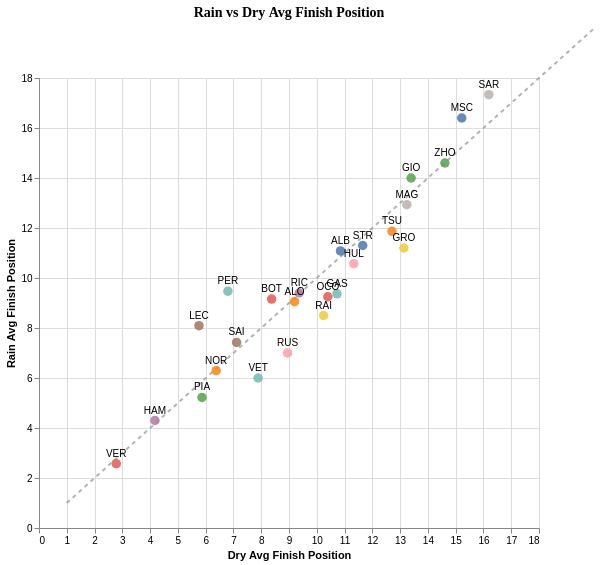

This figure's notebook cell:
### Markdown cell above
#### Rain vs Dry Finish Position 

Drivers with points above the diagonal perform **worse** in raiin and drivers with points below perform **better** in rain.

### Code cell
# Diagonal reference line (y = x)
ref_line = alt.Chart(pd.DataFrame({'x': [1, 20], 'y': [1, 20]})).mark_line(
    color='gray', strokeDash=[4, 4], opacity=0.6
).encode(x='x:Q', y='y:Q')

scatter = alt.Chart(comp).mark_circle(size=90, opacity=0.85).encode(
    x=alt.X('DryAvgFinishPosition:Q', title='Dry Avg Finish Position',
            scale=alt.Scale(domain=[1, 18])),
    y=alt.Y('RainAvgFinishPosition:Q', title='Rain Avg Finish Position',
            scale=alt.Scale(domain=[1, 18])),
    color=alt.Color('Driver:N', legend=None), 
    tooltip=['Driver',
             alt.Tooltip('RainAvgFinishPosition:Q', format='.2f'),
             alt.Tooltip('DryAvgFinishPosition:Q', format='.2f'),
             alt.Tooltip('FinishPosDelta:Q', format='.2f', title='Rain Delta')]
)

labels = alt.Chart(comp).mark_text(dy=-10, fontSize=10).encode(
    x='DryAvgFinishPosition:Q',
    y='RainAvgFinishPosition:Q',
    text='Driver:N'
)

chart2 = (ref_line + scatter + labels).properties(
    title='Rain vs Dry Avg Finish Position',
    width=500,
    height=450
).configure_title(fontSize=14, font='Calibri')

chart2

### Figure 1 — Vega-Lite specification as saved in the notebook (floating-point values rounded to 4 significant figures)
{"config": {"view": {"continuousWidth": 300, "continuousHeight": 300}, "title": {"font": "Calibri", "fontSize": 14}}, "layer": [{"data": {"name": "data-82bfb94e649be97fdbae40a359af8884"}, "mark": {"type": "line", "color": "gray", "opacity": 0.6, "strokeDash": [4, 4]}, "encoding": {"x": {"field": "x", "type": "quantitative"}, "y": {"field": "y", "type": "quantitative"}}}, {"data": {"name": "data-5dce32751b286132140e5e9e79bfdfa8"}, "mark": {"type": "circle", "opacity": 0.85, "size": 90}, "encoding": {"color": {"field": "Driver", "legend": null, "type": "nominal"}, "tooltip": [{"field": "Driver", "type": "nominal"}, {"field": "RainAvgFinishPosition", "format": ".2f", "type": "quantitative"}, {"field": "DryAvgFinishPosition", "format": ".2f", "type": "quantitative"}, {"field": "FinishPosDelta", "format": ".2f", "title": "Rain Delta", "type": "quantitative"}], "x": {"field": "DryAvgFinishPosition", "scale": {"domain": [1, 18]}, "title": "Dry Avg Finish Position", "type": "quantitative"}, "y": {"field": "RainAvgFinishPosition", "scale": {"domain": [1, 18]}, "title": "Rain Avg Finish Position", "type": "quantitative"}}}, {"data": {"name": "data-5dce32751b286132140e5e9e79bfdfa8"}, "mark": {"type": "text", "dy": -10, "fontSize": 10}, "encoding": {"text": {"field": "Driver", "type": "nominal"}, "x": {"field": "DryAvgFinishPosition", "type": "quantitative"}, "y": {"field": "RainAvgFinishPosition", "type": "quantitative"}}}], "height": 450, "title": "Rain vs Dry Avg Finish Position", "width": 500, "$schema": "https://vega.github.io/schema/vega-lite/v6.1.0.json", "datasets": {"data-82bfb94e649be97fdbae40a359af8884": [{"x": 1, "y": 1}, {"x": 20, "y": 20}], "data-5dce32751b286132140e5e9e79bfdfa8": [{"Driver": "VER", "RainRacesEntered": 21, "RainAvgFinishPosition": 2.571, "RainAvgPositionsGained": 1.476, "RainDNFCount": 1, "RainWins": 11, "RainPodiums": 17, "RainTotalLapsLed": 105, "RainDNFRate": 0.04762, "DryRacesEntered": 164, "DryAvgFinishPosition": 2.78, "DryAvgPositionsGained": 0.8293, "DryDNFCount": 11, "DryWins": 67, "DryPodiums": 120, "DryTotalLapsLed": 3035, "DryDNFRate": 0.06707, "FinishPosDelta": -0.2091, "PositionsGainedDelta": 0.6469, "DNFRateDelta": -0.01945}, {"Driver": "HAM", "RainRacesEntered": 20, "RainAvgFinishPosition": 4.3, "RainAvgPositionsGained": 0.35, "RainDNFCount": 2, "RainWins": 5, "RainPodiums": 9, "RainTotalLapsLed": 125, "RainDNFRate": 0.1, "DryRacesEntered": 167, "DryAvgFinishPosition": 4.174, "DryAvgPositionsGained": 1.15, "DryDNFCount": 7, "DryWins": 39, "DryPodiums": 84, "DryTotalLapsLed": 1507, "DryDNFRate": 0.04192, "FinishPosDelta": 0.1263, "PositionsGainedDelta": -0.7997, "DNFRateDelta": 0.05808}, {"Driver": "PIA", "RainRacesEntered": 9, "RainAvgFinishPosition": 5.222, "RainAvgPositionsGained": 0.0, "RainDNFCount": 1, "RainWins": 2, "RainPodiums": 3, "RainTotalLapsLed": 2, "RainDNFRate": 0.1111, "DryRacesEntered": 68, "DryAvgFinishPosition": 5.868, "DryAvgPositionsGained": -0.07353, "DryDNFCount": 2, "DryWins": 9, "DryPodiums": 26, "DryTotalLapsLed": 496, "DryDNFRate": 0.02941, "FinishPosDelta": -0.6454, "PositionsGainedDelta": 0.07353, "DNFRateDelta": 0.0817}, {"Driver": "VET", "RainRacesEntered": 11, "RainAvgFinishPosition": 6.0, "RainAvgPositionsGained": 3.182, "RainDNFCount": 3, "RainWins": 0, "RainPodiums": 3, "RainTotalLapsLed": 0, "RainDNFRate": 0.2727, "DryRacesEntered": 98, "DryAvgFinishPosition": 7.888, "DryAvgPositionsGained": 0.3469, "DryDNFCount": 9, "DryWins": 9, "DryPodiums": 25, "DryTotalLapsLed": 420, "DryDNFRate": 0.09184, "FinishPosDelta": -1.888, "PositionsGainedDelta": 2.835, "DNFRateDelta": 0.1809}, {"Driver": "NOR", "RainRacesEntered": 17, "RainAvgFinishPosition": 6.294, "RainAvgPositionsGained": 1.471, "RainDNFCount": 1, "RainWins": 1, "RainPodiums": 7, "RainTotalLapsLed": 28, "RainDNFRate": 0.05882, "DryRacesEntered": 148, "DryAvgFinishPosition": 6.378, "DryAvgPositionsGained": 0.2568, "DryDNFCount": 10, "DryWins": 12, "DryPodiums": 48, "DryTotalLapsLed": 578, "DryDNFRate": 0.06757, "FinishPosDelta": -0.08426, "PositionsGainedDelta": 1.214, "DNFRateDelta": -0.008744}, {"Driver": "RUS", "RainRacesEntered": 18, "RainAvgFinishPosition": 7.0, "RainAvgPositionsGained": -0.5, "RainDNFCount": 3, "RainWins": 0, "RainPodiums": 5, "RainTotalLapsLed": 32, "RainDNFRate": 0.1667, "DryRacesEntered": 150, "DryAvgFinishPosition": 8.947, "DryAvgPositionsGained": 0.5733, "DryDNFCount": 16, "DryWins": 6, "DryPodiums": 24, "DryTotalLapsLed": 310, "DryDNFRate": 0.1067, "FinishPosDelta": -1.947, "PositionsGainedDelta": -1.073, "DNFRateDelta": 0.06}, {"Driver": "SAI", "RainRacesEntered": 19, "RainAvgFinishPosition": 7.421, "RainAvgPositionsGained": 0.9474, "RainDNFCount": 3, "RainWins": 0, "RainPodiums": 2, "RainTotalLapsLed": 2, "RainDNFRate": 0.1579, "DryRacesEntered": 159, "DryAvgFinishPosition": 7.113, "DryAvgPositionsGained": 0.2642, "DryDNFCount": 11, "DryWins": 4, "DryPodiums": 27, "DryTotalLapsLed": 253, "DryDNFRate": 0.06918, "FinishPosDelta": 0.3078, "PositionsGainedDelta": 0.6832, "DNFRateDelta": 0.08871}, {"Driver": "LEC", "RainRacesEntered": 22, "RainAvgFinishPosition": 8.091, "RainAvgPositionsGained": -0.5455, "RainDNFCount": 5, "RainWins": 0, "RainPodiums": 5, "RainTotalLapsLed": 8, "RainDNFRate": 0.2273, "DryRacesEntered": 161, "DryAvgFinishPosition": 5.758, "DryAvgPositionsGained": 0.1491, "DryDNFCount": 14, "DryWins": 12, "DryPodiums": 54, "DryTotalLapsLed": 747, "DryDNFRate": 0.08696, "FinishPosDelta": 2.333, "PositionsGainedDelta": -0.6945, "DNFRateDelta": 0.1403}, {"Driver": "RAI", "RainRacesEntered": 8, "RainAvgFinishPosition": 8.5, "RainAvgPositionsGained": 1.0, "RainDNFCount": 1, "RainWins": 0, "RainPodiums": 3, "RainTotalLapsLed": 0, "RainDNFRate": 0.125, "DryRacesEntered": 77, "DryAvgFinishPosition": 10.25, "DryAvgPositionsGained": 0.8052, "DryDNFCount": 9, "DryWins": 1, "DryPodiums": 12, "DryTotalLapsLed": 54, "DryDNFRate": 0.1169, "FinishPosDelta": -1.747, "PositionsGainedDelta": 0.1948, "DNFRateDelta": 0.008117}, {"Driver": "ALO", "RainRacesEntered": 19, "RainAvgFinishPosition": 9.053, "RainAvgPositionsGained": 0.0, "RainDNFCount": 3, "RainWins": 0, "RainPodiums": 2, "RainTotalLapsLed": 0, "RainDNFRate": 0.1579, "DryRacesEntered": 130, "DryAvgFinishPosition": 9.2, "DryAvgPositionsGained": 0.2769, "DryDNFCount": 19, "DryWins": 0, "DryPodiums": 8, "DryTotalLapsLed": 4, "DryDNFRate": 0.1462, "FinishPosDelta": -0.1474, "PositionsGainedDelta": -0.2769, "DNFRateDelta": 0.01174}, {"Driver": "BOT", "RainRacesEntered": 19, "RainAvgFinishPosition": 9.158, "RainAvgPositionsGained": 1.211, "RainDNFCount": 4, "RainWins": 0, "RainPodiums": 3, "RainTotalLapsLed": 0, "RainDNFRate": 0.2105, "DryRacesEntered": 144, "DryAvgFinishPosition": 8.375, "DryAvgPositionsGained": 0.8681, "DryDNFCount": 16, "DryWins": 8, "DryPodiums": 46, "DryTotalLapsLed": 405, "DryDNFRate": 0.1111, "FinishPosDelta": 0.7829, "PositionsGainedDelta": 0.3425, "DNFRateDelta": 0.09942}, {"Driver": "OCO", "RainRacesEntered": 20, "RainAvgFinishPosition": 9.25, "RainAvgPositionsGained": 0.6, "RainDNFCount": 5, "RainWins": 0, "RainPodiums": 2, "RainTotalLapsLed": 3, "RainDNFRate": 0.25, "DryRacesEntered": 141, "DryAvgFinishPosition": 10.4, "DryAvgPositionsGained": 0.9433, "DryDNFCount": 15, "DryWins": 1, "DryPodiums": 5, "DryTotalLapsLed": 61, "DryDNFRate": 0.1064, "FinishPosDelta": -1.147, "PositionsGainedDelta": -0.3433, "DNFRateDelta": 0.1436}, {"Driver": "GAS", "RainRacesEntered": 19, "RainAvgFinishPosition": 9.368, "RainAvgPositionsGained": 0.8421, "RainDNFCount": 5, "RainWins": 0, "RainPodiums": 1, "RainTotalLapsLed": 0, "RainDNFRate": 0.2632, "DryRacesEntered": 162, "DryAvgFinishPosition": 10.73, "DryAvgPositionsGained": 0.321, "DryDNFCount": 16, "DryWins": 1, "DryPodiums": 2, "DryTotalLapsLed": 25, "DryDNFRate": 0.09877, "FinishPosDelta": -1.36, "PositionsGainedDelta": 0.5211, "DNFRateDelta": 0.1644}, {"Driver": "RIC", "RainRacesEntered": 15, "RainAvgFinishPosition": 9.4, "RainAvgPositionsGained": -1.067, "RainDNFCount": 3, "RainWins": 2, "RainPodiums": 2, "RainTotalLapsLed": 14, "RainDNFRate": 0.2, "DryRacesEntered": 122, "DryAvgFinishPosition": 9.369, "DryAvgPositionsGained": 1.172, "DryDNFCount": 13, "DryWins": 3, "DryPodiums": 6, "DryTotalLapsLed": 125, "DryDNFRate": 0.1066, "FinishPosDelta": 0.03115, "PositionsGainedDelta": -2.239, "DNFRateDelta": 0.09344}, {"Driver": "PER", "RainRacesEntered": 19, "RainAvgFinishPosition": 9.474, "RainAvgPositionsGained": 0.4737, "RainDNFCount": 2, "RainWins": 1, "RainPodiums": 4, "RainTotalLapsLed": 7, "RainDNFRate": 0.1053, "DryRacesEntered": 140, "DryAvgFinishPosition": 6.8, "DryAvgPositionsGained": 1.95, "DryDNFCount": 11, "DryWins": 6, "DryPodiums": 39, "DryTotalLapsLed": 288, "DryDNFRate": 0.07857, "FinishPosDelta": 2.674, "PositionsGainedDelta": -1.476, "DNFRateDelta": 0.02669}, {"Driver": "HUL", "RainRacesEntered": 14, "RainAvgFinishPosition": 10.57, "RainAvgPositionsGained": 0.2857, "RainDNFCount": 2, "RainWins": 0, "RainPodiums": 0, "RainTotalLapsLed": 0, "RainDNFRate": 0.1429, "DryRacesEntered": 108, "DryAvgFinishPosition": 11.33, "DryAvgPositionsGained": 0.3981, "DryDNFCount": 11, "DryWins": 0, "DryPodiums": 1, "DryTotalLapsLed": 0, "DryDNFRate": 0.1019, "FinishPosDelta": -0.7619, "PositionsGainedDelta": -0.1124, "DNFRateDelta": 0.04101}, {"Driver": "ALB", "RainRacesEntered": 12, "RainAvgFinishPosition": 11.08, "RainAvgPositionsGained": 1.417, "RainDNFCount": 0, "RainWins": 0, "RainPodiums": 0, "RainTotalLapsLed": 0, "RainDNFRate": 0.0, "DryRacesEntered": 123, "DryAvgFinishPosition": 10.85, "DryAvgPositionsGained": 1.228, "DryDNFCount": 16, "DryWins": 0, "DryPodiums": 2, "DryTotalLapsLed": 1, "DryDNFRate": 0.1301, "FinishPosDelta": 0.2297, "PositionsGainedDelta": 0.189, "DNFRateDelta": -0.1301}, {"Driver": "GRO", "RainRacesEntered": 5, "RainAvgFinishPosition": 11.2, "RainAvgPositionsGained": 1.2, "RainDNFCount": 0, "RainWins": 0, "RainPodiums": 0, "RainTotalLapsLed": 0, "RainDNFRate": 0.0, "DryRacesEntered": 52, "DryAvgFinishPosition": 13.13, "DryAvgPositionsGained": 0.01923, "DryDNFCount": 13, "DryWins": 0, "DryPodiums": 0, "DryTotalLapsLed": 0, "DryDNFRate": 0.25, "FinishPosDelta": -1.935, "PositionsGainedDelta": 1.181, "DNFRateDelta": -0.25}, {"Driver": "STR", "RainRacesEntered": 20, "RainAvgFinishPosition": 11.3, "RainAvgPositionsGained": 1.8, "RainDNFCount": 3, "RainWins": 0, "RainPodiums": 0, "RainTotalLapsLed": 0, "RainDNFRate": 0.15, "DryRacesEntered": 162, "DryAvgFinishPosition": 11.65, "DryAvgPositionsGained": 0.963, "DryDNFCount": 20, "DryWins": 0, "DryPodiums": 2, "DryTotalLapsLed": 22, "DryDNFRate": 0.1235, "FinishPosDelta": -0.3543, "PositionsGainedDelta": 0.837, "DNFRateDelta": 0.02654}, {"Driver": "TSU", "RainRacesEntered": 15, "RainAvgFinishPosition": 11.87, "RainAvgPositionsGained": -0.2667, "RainDNFCount": 2, "RainWins": 0, "RainPodiums": 0, "RainTotalLapsLed": 0, "RainDNFRate": 0.1333, "DryRacesEntered": 106, "DryAvgFinishPosition": 12.71, "DryAvgPositionsGained": -0.7264, "DryDNFCount": 11, "DryWins": 0, "DryPodiums": 0, "DryTotalLapsLed": 4, "DryDNFRate": 0.1038, "FinishPosDelta": -0.8409, "PositionsGainedDelta": 0.4597, "DNFRateDelta": 0.02956}, {"Driver": "MAG", "RainRacesEntered": 15, "RainAvgFinishPosition": 12.93, "RainAvgPositionsGained": -1.267, "RainDNFCount": 3, "RainWins": 0, "RainPodiums": 0, "RainTotalLapsLed": 0, "RainDNFRate": 0.2, "DryRacesEntered": 120, "DryAvgFinishPosition": 13.24, "DryAvgPositionsGained": -0.675, "DryDNFCount": 18, "DryWins": 0, "DryPodiums": 0, "DryTotalLapsLed": 0, "DryDNFRate": 0.15, "FinishPosDelta": -0.3083, "PositionsGainedDelta": -0.5917, "DNFRateDelta": 0.05}, {"Driver": "GIO", "RainRacesEntered": 5, "RainAvgFinishPosition": 14.0, "RainAvgPositionsGained": 0.4, "RainDNFCount": 1, "RainWins": 0, "RainPodiums": 0, "RainTotalLapsLed": 0, "RainDNFRate": 0.2, "DryRacesEntered": 58, "DryAvgFinishPosition": 13.4, "DryAvgPositionsGained": 0.05172, "DryDNFCount": 5, "DryWins": 0, "DryPodiums": 0, "DryTotalLapsLed": 4, "DryDNFRate": 0.08621, "FinishPosDelta": 0.6034, "PositionsGainedDelta": 0.3483, "DNFRateDelta": 0.1138}, {"Driver": "ZHO", "RainRacesEntered": 10, "RainAvgFinishPosition": 14.6, "RainAvgPositionsGained": 0.5, "RainDNFCount": 3, "RainWins": 0, "RainPodiums": 0, "RainTotalLapsLed": 0, "RainDNFRate": 0.3, "DryRacesEntered": 67, "DryAvgFinishPosition": 14.61, "DryAvgPositionsGained": 0.8358, "DryDNFCount": 11, "DryWins": 0, "DryPodiums": 0, "DryTotalLapsLed": 0, "DryDNFRate": 0.1642, "FinishPosDelta": -0.01194, "PositionsGainedDelta": -0.3358, "DNFRateDelta": 0.1358}, {"Driver": "MSC", "RainRacesEntered": 5, "RainAvgFinishPosition": 16.4, "RainAvgPositionsGained": -1.6, "RainDNFCount": 2, "RainWins": 0, "RainPodiums": 0, "RainTotalLapsLed": 0, "RainDNFRate": 0.4, "DryRacesEntered": 41, "DryAvgFinishPosition": 15.22, "DryAvgPositionsGained": 0.04878, "DryDNFCount": 8, "DryWins": 0, "DryPodiums": 0, "DryTotalLapsLed": 0, "DryDNFRate": 0.1951, "FinishPosDelta": 1.18, "PositionsGainedDelta": -1.649, "DNFRateDelta": 0.2049}, {"Driver": "SAR", "RainRacesEntered": 6, "RainAvgFinishPosition": 17.33, "RainAvgPositionsGained": -0.5, "RainDNFCount": 2, "RainWins": 0, "RainPodiums": 0, "RainTotalLapsLed": 0, "RainDNFRate": 0.3333, "DryRacesEntered": 36, "DryAvgFinishPosition": 16.19, "DryAvgPositionsGained": 0.2778, "DryDNFCount": 7, "DryWins": 0, "DryPodiums": 0, "DryTotalLapsLed": 0, "DryDNFRate": 0.1944, "FinishPosDelta": 1.139, "PositionsGainedDelta": -0.7778, "DNFRateDelta": 0.1389}]}}
